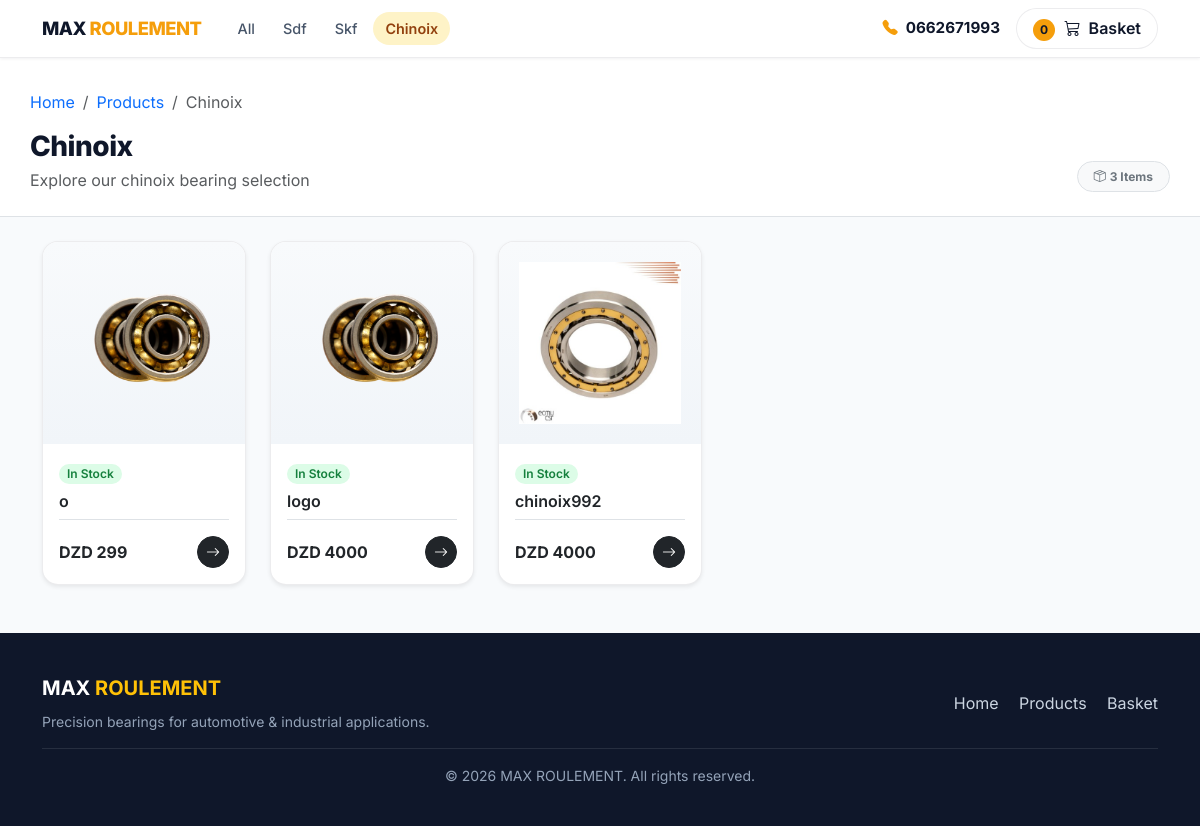
The page /category/chinoix/ on the database its author committed.
### store/models.py (models this page shows, shortened)
class Categories(models.Model):
    name = models.CharField(max_length=255,db_index=True)
    slug = models.SlugField(max_length=255,unique=True)
    class meta :
        verbose_name_plural='categories'  # why did he do it anyways
    def get_absolute_url(self):
        return reverse('store:category_products', args=[self.slug])

class product(models.Model):
    name=models.CharField(max_length=255,db_index=True,null=True)
    slug=models.SlugField(max_length=255,unique=True,null=True)
    category=models.ForeignKey(Categories,on_delete=models.CASCADE,null=True,name='product_category')
    serial_number=models.IntegerField(null=True) # i need to search for it next time and we might have / and *
    is_created=models.DateTimeField(auto_now_add=True,null=True)
    is_updated=models.DateTimeField(auto_now=True,null=True)
    created_by=models.ForeignKey(User,on_delete=models.CASCADE,null=True)
    description=models.TextField(null=True)
    image=models.ImageField(upload_to='images/',null=True)
    price=models.IntegerField(null=True)
    is_in_stock=models.BooleanField(default=True,null=True)
    quantity=models.IntegerField(null=True)
    class Meta:
        verbose_name_plural='products'
        ordering=('-is_created',) # takes the same name as the veriable
    def get_absolute_url(self):
        return reverse('store:product_detail', args=[self.slug])

### store/views.py (the view)
# urls.py: path('category/<slug:slug>/', views.category_products, name='category_products'),
def category_products(request, slug):
    category = get_object_or_404(Categories, slug=slug)
    products = product.objects.filter(product_category=category, is_in_stock=True)
    return render(request, 'store/products/category.html', {'products': products, 'category': category})

### basket/basket.py (called while the page is built)
    def __len__(self):
        return sum(item['qty'] for item in self.basket.values())

### basket/context_processors.py (called while the page is built)
def basket(request):
    return {'basket': Basket(request)}

### store/views.py (called while the page is built)
def categories(request):
    return {
        'categories': Categories.objects.all()
    }

### templates/store/products/category.html (shortened to what this page needs)
{% extends "../base.html" %}
{% load static %}
{% block content %}
<main class="pb-5">
    <div class="bg-white border-bottom">
        <div class="container page-header">
            <nav aria-label="breadcrumb" class="mb-3">
                <ol class="breadcrumb mb-0 small">
                    <li class="breadcrumb-item"><a href="/" class="text-decoration-none">Home</a></li>
                    <li class="breadcrumb-item"><a href="{% url "store:all_products" %}" class="text-decoration-none">Products</a></li>
                    <li class="breadcrumb-item active" aria-current="page">{{ category.name|title }}</li>
                </ol>
            </nav>
            <div class="d-flex align-items-end justify-content-between flex-wrap gap-3">
                <div>
                    <h1 class="h3 mb-1">{{ category.name|title }}</h1>
                    <p class="text-muted mb-0">Explore our {{ category.name|lower }} bearing selection</p>
                </div>
                <span class="badge bg-light text-secondary border px-3 py-2 rounded-pill">
                    <i class="bi bi-box-seam me-1"></i>{{ products|length }} Items
                </span>
            </div>
        </div>
    </div>
    <div class="container pt-4">
        <div class="row row-cols-1 row-cols-sm-2 row-cols-md-3 row-cols-lg-4 row-cols-xl-5 g-4">
            {% for product in products %}
            <div class="col">
                <div class="card product-card h-100 border-0 shadow-sm">
                    <div class="product-img-wrapper">
                        <img src="{{ product.image.url }}" alt="{{ product.name }}" loading="lazy">
                    </div>
                    <div class="card-body d-flex flex-column p-3">
                        <div class="mb-2">
                            <span class="badge badge-soft-success rounded-pill px-2 py-1 small">In Stock</span>
                        </div>
                        <h3 class="h6 card-title mb-2 fw-semibold">
                            <a class="text-dark text-decoration-none stretched-link" href="{{ product.get_absolute_url }}">
                                {{ product.name }}
                            </a>
                        </h3>
                        <div class="mt-auto pt-3 border-top d-flex align-items-center justify-content-between">
                            <span class="fw-bold text-dark">
                                {% if product.price %}
                                DZD {{ product.price }}
                                {% else %}
                                <span class="text-muted">Inquire</span>
                                {% endif %}
                            </span>
                            <span class="btn btn-sm btn-dark rounded-circle p-0 d-flex align-items-center justify-content-center"
                                style="width: 32px; height: 32px;">
                                <i class="bi bi-arrow-right"></i>
                            </span>
                        </div>
                    </div>
                </div>
            </div>
            {% endfor %}
        </div>
    </div>
</main>
{% endblock %}

### templates/store/base.html (shortened to what this page needs)
{% load static %}
<!DOCTYPE html>
<html lang="en" data-bs-theme="light">
<head>
    <link href="https://cdn.jsdelivr.net/npm/bootstrap@5.3.3/dist/css/bootstrap.min.css" rel="stylesheet"
>
    <link rel="stylesheet" href="https://cdn.jsdelivr.net/npm/bootstrap-icons@1.11.3/font/bootstrap-icons.min.css">
</head>
<body>
    <header>
        <nav class="navbar navbar-expand-lg site-navbar sticky-top">
            <div class="container flex-wrap">
                <div class="d-flex align-items-center flex-wrap flex-grow-1">
                    <a class="navbar-brand me-0" href="/">MAX <span>ROULEMENT</span></a>
                    <nav class="nav-categories" aria-label="Product categories">
                        <a class="nav-cat-link" href="{% url "store:all_products" %}">All</a>
                        {% for c in categories %}
                        <a class="nav-cat-link{% if category.slug == c.slug %} active{% endif %}"
                            href="{{ c.get_absolute_url }}">{{ c.name|title }}</a>
                        {% endfor %}
                    </nav>
                </div>
                <div class="d-flex align-items-center gap-3 mt-2 mt-lg-0">
                    <a href="tel:0662671993" class="text-decoration-none fw-bold d-flex align-items-center" style="color: var(--brand-primary); font-size: 0.95rem;">
                        <i class="bi bi-telephone-fill me-2" style="color: var(--brand-accent);"></i>
                        0662671993
                    </a>
                    <a type="button" role="button" href="{% url "basket:basket_summary" %}" class="btn btn-basket">
                        {% with total_qty=basket|length %}
                        <span id="basket-qty" class="basket-badge">
                            {% if total_qty > 0 %}
                            {{ total_qty }}
                            {% else %}
                            0
                            {% endif %}
                        </span>
                        {% endwith %}
                        <i class="bi bi-cart3 me-1"></i>
                        Basket
                    </a>
                </div>
            </div>
        </nav>
    </header>
    <div id="content">{% block content %} {% endblock %}</div>
    <footer class="site-footer">
        <div class="container">
            <div class="row align-items-center">
                <div class="col-md-6 mb-3 mb-md-0">
                    <span class="fw-bold text-white fs-5">MAX <span class="text-warning">ROULEMENT</span></span>
                    <p class="small mb-0 mt-2">Precision bearings for automotive &amp; industrial applications.</p>
                </div>
                <div class="col-md-6 text-md-end">
                    <a href="/" class="me-3">Home</a>
                    <a href="{% url "store:all_products" %}" class="me-3">Products</a>
                    <a href="{% url "basket:basket_summary" %}">Basket</a>
                </div>
            </div>
            <hr class="border-secondary my-3 opacity-25">
            <p class="small mb-0 text-center">&copy; {% now "Y" %} MAX ROULEMENT. All rights reserved.</p>
        </div>
    </footer>
</body>
</html>

### rows shown on the page
Categories: name "Sdf"
Categories: name "Skf"
Categories: name "Chinoix", name "chinoix"
product: image (picture), name "o", price "299"
product: image (picture), name "logo", price "4000"
product: image (picture), name "chinoix992", price "4000"

### other values the page prints
{{ products|length }} "3"
